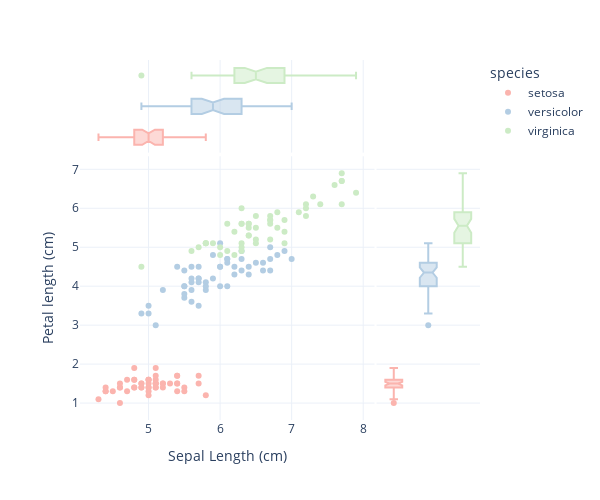
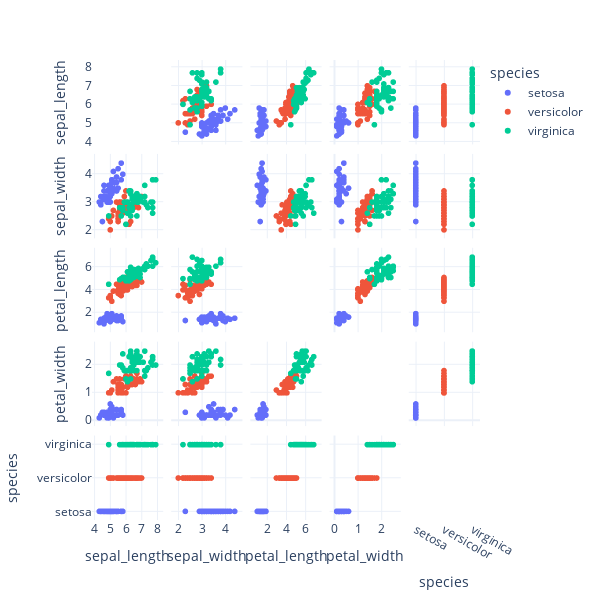
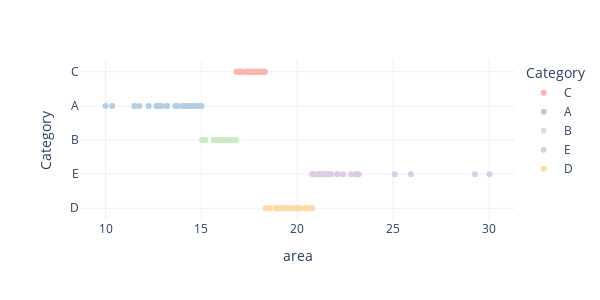
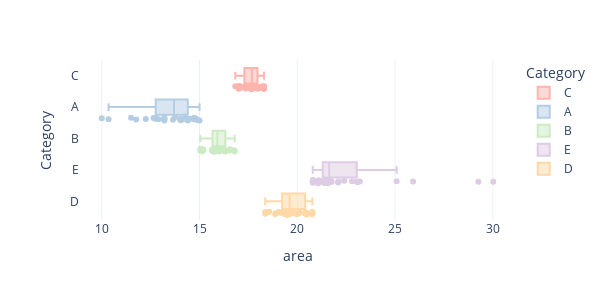

The notebook cell these images were saved under, in order:
### Code cell
# 导入包
import seaborn as sns
import pandas as pd
import plotly.express as px
# 使用Seaborn加载鸢尾花数据集
df = sns.load_dataset("iris")
# 用plotly绘制散点图， 边缘为箱型图， 分类为 species
fig = px.scatter(df, x = 'sepal_length', y = 'petal_length',
color = 'species',
marginal_x = 'box',marginal_y = 'box',
width=600, height=500, template = "plotly_white",
color_discrete_sequence=px.colors.qualitative.Pastel1,
labels={"sepal_length": "Sepal Length (cm)",
"petal_length": "Petal length (cm)"})
fig.show()


# 绘制成对散点图
fig = px.scatter_matrix(df,
dimensions=["sepal_length", "sepal_width",
"petal_length", "petal_width",
"species"],
template = "plotly_white",
color = 'species', width = 600, height = 600)
fig.update_traces(diagonal_visible=False)
fig.show()

# 用 花萼长度 * 花萼宽度 代表花萼面积
df['area'] = df['sepal_length'] * df['sepal_width']
# 用花萼面积大小将样本等分为数量 (大致) 相等的5个区间
df['Category'] = pd.qcut(df['area'], 5,
labels = ['A','B','C','D','E'])
# 按区间汇总 (最小值， 最大值， 均值， 标准差）
list_stats = ['min', 'max', 'mean', 'median', 'std']
stats_by_area = df.groupby('Category')['area'].agg(list_stats)
# 计算极差， 最大值 - 最小值
stats_by_area['Range'] = stats_by_area['max'] - stats_by_area['min']
# 每个区间的样本数量； 还可以在list_stats中加 'count'
stats_by_area['Number'] = df['Category'].value_counts()
# 将结果存为 CSV
stats_by_area.to_csv('stats_by_area.csv')

# 用Plotly绘制散点图， 维度为面积， 分类为Category
fig = px.scatter(df, x = 'area', y = 'Category',
color = 'Category',
template = "plotly_white",
width=600, height=300,
color_discrete_sequence=px.colors.qualitative.Pastel1)
fig.show()
# 用Plotly绘制箱型图， 维度为面积， 分类为Category
fig = px.box(df, x = 'area', y = 'Category',
color = 'Category', points="all",
template = "plotly_white",
width=600, height=300,
color_discrete_sequence=px.colors.qualitative.Pastel1)
fig.show()

# 花萼长度的箱型图， 考虑'Category'分类
fig = px.box(df, x = 'sepal_length', y = 'Category',
color = 'Category', points="all",
template = "plotly_white",
width=600, height=300,
category_orders={"Category": ["A", "B", "C", "D", "E"]},
color_discrete_sequence=px.colors.qualitative.Pastel1,
labels={"sepal_length": "Sepal Length (cm)"})
fig.show()
# 用plotly绘制散点图， 边缘为箱型图， 分类为 Category
fig = px.scatter(df, x = 'sepal_length', y = 'petal_length',
color = 'Category', marginal_x = 'box',
marginal_y = 'box', template = "plotly_white",
width=600, height=500,
color_discrete_sequence=px.colors.qualitative.Pastel1,
labels={"sepal_length": "Sepal Length (cm)",
"petal_length": "Petal length (cm)"})
fig.show()

# 从Category和species两个维度切割鸢尾花数据， 结果为二维频率
freq_matrix = pd.crosstab(index = df['Category'],
columns = df['species'])
# 可视化二元频率数组
fig = px.imshow(freq_matrix, text_auto=True)
fig.show()
# 从Category和species两个维度切割鸢尾花数据， 结果为二维概率
prob_matrix = pd.crosstab(index = df['Category'],
columns = df['species'],
normalize = 'all')
# 可视化二元概率数组
fig = px.imshow(prob_matrix, text_auto='.3f')
fig.show()

# 绘制二维直方热图 + 边缘直方图， 计数
fig = px.density_heatmap(df, x = 'species', y = 'Category',
category_orders={"Category":
["A", "B", "C", "D", "E"]},
marginal_x="histogram", marginal_y="histogram",
text_auto = True, width = 400, height = 500)
fig.show()
# 绘制二维直方热图 + 边缘直方图， 概率
fig = px.density_heatmap(df, x = 'species', y = 'Category',
category_orders={"Category":
["A", "B", "C", "D", "E"]},
marginal_x="histogram", marginal_y="histogram",
histnorm = 'probability',
text_auto='.3f', width = 400, height = 500)
fig.show()

# 绘制频率热图， 子图布置
fig = px.density_heatmap(df,
x="sepal_length",
y="sepal_width",
facet_row="Category",
facet_col="species",
width = 500,
height = 800,
text_auto=True)
fig.show()


# 计算 Category 分类比例
ctg_percent = df['Category'].value_counts(normalize=True)
ctg_percent = pd.DataFrame({'Category':ctg_percent.index,
'Percent':ctg_percent.values})
# 用柱状图展示 Category 分类比例
fig = px.bar(ctg_percent,
x="Percent", y="Category",
category_orders={"Category": ["A", "B", "C", "D", "E"]},
color = "Percent", orientation='h',
text_auto = '.3f')
fig.show()
# 用饼图可视化 Category 百分比
fig = px.pie(ctg_percent,
category_orders={"Category": ["A", "B", "C", "D", "E"]},
color_discrete_sequence=px.colors.qualitative.Pastel1,
values='Percent', names='Category')
fig.update_traces(hole=.68)
fig.show()

# 计算 species 分类比例
species_percent = df['species'].value_counts(normalize=True)
species_percent = pd.DataFrame({'species':species_percent.index,
'Ratio':species_percent.values})
# 用柱状图可视化 species 分类比例
fig = px.bar(species_percent,
x="Ratio", y="species",
category_orders={"species":
["setosa", "versicolor", "virginica"]},
color_discrete_sequence=px.colors.qualitative.Pastel1,
color = "species", orientation='h',
text_auto = '.3f')
fig.show()
# 用饼图可视化 species 分类百分比
fig = px.pie(species_percent,
category_orders={"species":
["setosa", "versicolor", "virginica"]},
color_discrete_sequence=px.colors.qualitative.Pastel1,
values='Ratio', names='species')
fig.update_traces(hole=.68)
fig.show()

# 对 Category 比例值在 species 维度上钻取
fig = px.bar(prob_matrix,
template = "plotly_white",orientation = 'h',
color_discrete_sequence=px.colors.qualitative.Pastel1,
width=600, height=300, text_auto = '.2f')
fig.show()
# 对 species 比例值在 Category 维度上钻取
fig = px.bar(prob_matrix.T,
template = "plotly_white",orientation = 'h',
color_discrete_sequence=px.colors.qualitative.Pastel1,
width=600, height=300, text_auto = '.2f')
fig.show()

# 计算Category中species的相对比例
ratio_species_in_category = pd.crosstab(index = df['Category'],
columns = df['species'],
normalize = 'index')
# 可视化
fig = px.bar(ratio_species_in_category,
template = "plotly_white",orientation = 'h',
color_discrete_sequence=px.colors.qualitative.Pastel1,
width=600, height=300, text_auto = '.2f')
fig.show()
# 计算species中Category的相对比例
ratio_category_in_species = pd.crosstab(index = df['species'],
columns = df['Category'],
normalize = 'index')
# 可视化
fig = px.bar(ratio_category_in_species,
template = "plotly_white",orientation = 'h',
color_discrete_sequence=px.colors.qualitative.Pastel1,
width=600, height=300, text_auto = '.2f')
fig.show()


# 将概率值 (比例值) stack 起来
prob_matrix_stacked = prob_matrix.stack().reset_index().rename(
columns={0: "Ratio"})
# 用太阳爆炸图进行钻取， 先 species， 再 Category
fig = px.sunburst(prob_matrix_stacked,
path=['species', 'Category'],
values='Ratio', color='Ratio',
width = 600, height = 600)
fig.show()
# 用太阳爆炸图进行钻取， 先 Category， 再 species
fig = px.sunburst(prob_matrix_stacked,
path=['Category', 'species'],
values='Ratio', color='Ratio',
width = 600, height = 600)
fig.show()

# 再增加一层钻取维度
# 设置标签
labels = ["{0} - {1} cm".format(i, i+1) for i in range(4, 8)]
# 用pandas.cut() 划分区间
df["sepal_length_bins"] = pd.cut(df.sepal_length, range(4, 9),
right=False, labels=labels)
# 计算频数
sepal_length_bins_counts = df["sepal_length_bins"].value_counts()
sepal_length_bins_counts = pd.DataFrame({
'sepal_length_bins':sepal_length_bins_counts.index,
'Count':sepal_length_bins_counts.values})
# 可视化第三维度样本计数
fig = px.bar(sepal_length_bins_counts,
x = 'Count', y = 'sepal_length_bins',
orientation = 'h', text_auto=True)
fig.show()
# 可视化第三维度样本百分比
fig = px.pie(sepal_length_bins_counts,
color_discrete_sequence=px.colors.qualitative.Pastel1,
values='Count', names='sepal_length_bins')
fig.update_traces(hole=.68)
fig.show()

# 计算三个维度转取的比例 (概率） 值
dims = ['species','Category','sepal_length_bins']
prob_matrix_by_3 = df.groupby(dims)['sepal_length'].apply(
lambda x: x.count()/len(df))
prob_matrix_by_3 = prob_matrix_by_3.reset_index()
prob_matrix_by_3.rename(columns = {'sepal_length':'Ratio'},
inplace = True)
# 用太阳爆炸图进行钻取， 先 Category， 再 species， 最后sepal_length_bins
fig = px.sunburst(prob_matrix_by_3,
path=dims,
values='Ratio',
width = 600, height = 600)
fig.show()

# 交叉计数， 计数
count_matrix = pd.crosstab(index = [df.species, df.Category],
columns = df.sepal_length_bins,
values=df.petal_length, aggfunc='count')
count_matrix = count_matrix.stack().reset_index()
count_matrix.rename(columns = {0:'count'}, inplace = True)
count_matrix = count_matrix[count_matrix['count'] != 0]
# 删除 'count' 列值为0的行
# 冰柱图
fig = px.icicle(count_matrix,
path=[px.Constant("all"),
'species', 'Category', 'sepal_length_bins'],
values = 'count',
color_continuous_scale='Blues',
color = 'count',
width = 600, height = 800)
fig.show()

# 矩形树形图
fig = px.treemap(count_matrix,
path=[px.Constant("all"),
'species', 'Category', 'sepal_length_bins'],
values = 'count',
color_continuous_scale='Blues',
color = 'count',
width = 600, height = 800)
fig.show()

# 分别计算每个子类 (species) petal_length均值
petal_length_mean_by_species = df.groupby([
'species'])['petal_length'].mean().reset_index()
fig = px.bar(petal_length_mean_by_species,
x = 'petal_length', y = 'species',
color = 'species',
color_discrete_sequence=px.colors.qualitative.Pastel1,
width=600, height=300,
text_auto = '.2f', orientation = 'h',
template = "plotly_white")
fig.show()

# 分别计算每个子类 (x Category y species) petal_length均值
petal_length_mean_by_species_ctgr = df.groupby([
'Category', 'species'])['petal_length'].mean().reset_index()
# 另外一种计算方法
# 创建交叉指标， 计算petal_length平均值
# 行： species； 列： Category
pd.crosstab(index = df.species, columns = df.Category,
values=df.petal_length, aggfunc='mean')
# 可视化petal_length均值， 先species分类再Category分类
fig = px.bar(petal_length_mean_by_species_ctgr,
x = 'petal_length', y = 'species',
color = 'Category', barmode = 'group',
text_auto = '.2f', orientation = 'h',
width=600, height=600,
color_discrete_sequence=px.colors.qualitative.Pastel1,
template = "plotly_white")
fig.show()

# 分别计算每个子类 (Category) petal_length均值
petal_length_mean_by_ctgr = df.groupby([
'Category'])['petal_length'].mean().reset_index()
fig = px.bar(petal_length_mean_by_ctgr,
x = 'petal_length', y = 'Category',
color = 'Category',
color_discrete_sequence=px.colors.qualitative.Pastel1,
width=600, height=300,
text_auto = '.2f', orientation = 'h',
template = "plotly_white")
fig.show()

# 绘制水平分组柱状图
fig = px.bar(petal_length_mean_by_species_ctgr,
x = 'petal_length', y = 'Category',
color = 'species', barmode = 'group',
color_discrete_sequence=px.colors.qualitative.Pastel1,
width=600, height=600,
text_auto = '.2f', orientation = 'h',
template = "plotly_white")
fig.show()

### Figure 1 — Plotly figure (JSON) as saved in the notebook; plotly's stock layout.template omitted (floating-point values rounded to 4 significant figures)
{"data": [{"hovertemplate": "species=setosa<br>Sepal Length (cm)=%{x}<br>Petal length (cm)=%{y}<extra></extra>", "legendgroup": "setosa", "marker": {"color": "rgb(251,180,174)", "symbol": "circle"}, "mode": "markers", "name": "setosa", "orientation": "v", "showlegend": true, "type": "scatter", "x": [5.1, 4.9, 4.7, 4.6, 5, 5.4, 4.6, 5, 4.4, 4.9, 5.4, 4.8, 4.8, 4.3, 5.8, 5.7, 5.4, 5.1, 5.7, 5.1, 5.4, 5.1, 4.6, 5.1, 4.8, 5, 5, 5.2, 5.2, 4.7, 4.8, 5.4, 5.2, 5.5, 4.9, 5, 5.5, 4.9, 4.4, 5.1, 5, 4.5, 4.4, 5, 5.1, 4.8, 5.1, 4.6, 5.3, 5], "xaxis": "x", "y": [1.4, 1.4, 1.3, 1.5, 1.4, 1.7, 1.4, 1.5, 1.4, 1.5, 1.5, 1.6, 1.4, 1.1, 1.2, 1.5, 1.3, 1.4, 1.7, 1.5, 1.7, 1.5, 1, 1.7, 1.9, 1.6, 1.6, 1.5, 1.4, 1.6, 1.6, 1.5, 1.5, 1.4, 1.5, 1.2, 1.3, 1.4, 1.3, 1.5, 1.3, 1.3, 1.3, 1.6, 1.9, 1.4, 1.6, 1.4, 1.5, 1.4], "yaxis": "y"}, {"alignmentgroup": "True", "hovertemplate": "species=setosa<br>Sepal Length (cm)=%{x}<extra></extra>", "legendgroup": "setosa", "marker": {"color": "rgb(251,180,174)", "symbol": "circle"}, "name": "setosa", "notched": true, "offsetgroup": "setosa", "showlegend": false, "type": "box", "x": [5.1, 4.9, 4.7, 4.6, 5, 5.4, 4.6, 5, 4.4, 4.9, 5.4, 4.8, 4.8, 4.3, 5.8, 5.7, 5.4, 5.1, 5.7, 5.1, 5.4, 5.1, 4.6, 5.1, 4.8, 5, 5, 5.2, 5.2, 4.7, 4.8, 5.4, 5.2, 5.5, 4.9, 5, 5.5, 4.9, 4.4, 5.1, 5, 4.5, 4.4, 5, 5.1, 4.8, 5.1, 4.6, 5.3, 5], "xaxis": "x3", "yaxis": "y3"}, {"alignmentgroup": "True", "hovertemplate": "species=setosa<br>Petal length (cm)=%{y}<extra></extra>", "legendgroup": "setosa", "marker": {"color": "rgb(251,180,174)", "symbol": "circle"}, "name": "setosa", "notched": true, "offsetgroup": "setosa", "showlegend": false, "type": "box", "xaxis": "x2", "y": [1.4, 1.4, 1.3, 1.5, 1.4, 1.7, 1.4, 1.5, 1.4, 1.5, 1.5, 1.6, 1.4, 1.1, 1.2, 1.5, 1.3, 1.4, 1.7, 1.5, 1.7, 1.5, 1, 1.7, 1.9, 1.6, 1.6, 1.5, 1.4, 1.6, 1.6, 1.5, 1.5, 1.4, 1.5, 1.2, 1.3, 1.4, 1.3, 1.5, 1.3, 1.3, 1.3, 1.6, 1.9, 1.4, 1.6, 1.4, 1.5, 1.4], "yaxis": "y2"}, {"hovertemplate": "species=versicolor<br>Sepal Length (cm)=%{x}<br>Petal length (cm)=%{y}<extra></extra>", "legendgroup": "versicolor", "marker": {"color": "rgb(179,205,227)", "symbol": "circle"}, "mode": "markers", "name": "versicolor", "orientation": "v", "showlegend": true, "type": "scatter", "x": [7, 6.4, 6.9, 5.5, 6.5, 5.7, 6.3, 4.9, 6.6, 5.2, 5, 5.9, 6, 6.1, 5.6, 6.7, 5.6, 5.8, 6.2, 5.6, 5.9, 6.1, 6.3, 6.1, 6.4, 6.6, 6.8, 6.7, 6, 5.7, 5.5, 5.5, 5.8, 6, 5.4, 6, 6.7, 6.3, 5.6, 5.5, 5.5, 6.1, 5.8, 5, 5.6, 5.7, 5.7, 6.2, 5.1, 5.7], "xaxis": "x", "y": [4.7, 4.5, 4.9, 4, 4.6, 4.5, 4.7, 3.3, 4.6, 3.9, 3.5, 4.2, 4, 4.7, 3.6, 4.4, 4.5, 4.1, 4.5, 3.9, 4.8, 4, 4.9, 4.7, 4.3, 4.4, 4.8, 5, 4.5, 3.5, 3.8, 3.7, 3.9, 5.1, 4.5, 4.5, 4.7, 4.4, 4.1, 4, 4.4, 4.6, 4, 3.3, 4.2, 4.2, 4.2, 4.3, 3, 4.1], "yaxis": "y"}, {"alignmentgroup": "True", "hovertemplate": "species=versicolor<br>Sepal Length (cm)=%{x}<extra></extra>", "legendgroup": "versicolor", "marker": {"color": "rgb(179,205,227)", "symbol": "circle"}, "name": "versicolor", "notched": true, "offsetgroup": "versicolor", "showlegend": false, "type": "box", "x": [7, 6.4, 6.9, 5.5, 6.5, 5.7, 6.3, 4.9, 6.6, 5.2, 5, 5.9, 6, 6.1, 5.6, 6.7, 5.6, 5.8, 6.2, 5.6, 5.9, 6.1, 6.3, 6.1, 6.4, 6.6, 6.8, 6.7, 6, 5.7, 5.5, 5.5, 5.8, 6, 5.4, 6, 6.7, 6.3, 5.6, 5.5, 5.5, 6.1, 5.8, 5, 5.6, 5.7, 5.7, 6.2, 5.1, 5.7], "xaxis": "x3", "yaxis": "y3"}, {"alignmentgroup": "True", "hovertemplate": "species=versicolor<br>Petal length (cm)=%{y}<extra></extra>", "legendgroup": "versicolor", "marker": {"color": "rgb(179,205,227)", "symbol": "circle"}, "name": "versicolor", "notched": true, "offsetgroup": "versicolor", "showlegend": false, "type": "box", "xaxis": "x2", "y": [4.7, 4.5, 4.9, 4, 4.6, 4.5, 4.7, 3.3, 4.6, 3.9, 3.5, 4.2, 4, 4.7, 3.6, 4.4, 4.5, 4.1, 4.5, 3.9, 4.8, 4, 4.9, 4.7, 4.3, 4.4, 4.8, 5, 4.5, 3.5, 3.8, 3.7, 3.9, 5.1, 4.5, 4.5, 4.7, 4.4, 4.1, 4, 4.4, 4.6, 4, 3.3, 4.2, 4.2, 4.2, 4.3, 3, 4.1], "yaxis": "y2"}, {"hovertemplate": "species=virginica<br>Sepal Length (cm)=%{x}<br>Petal length (cm)=%{y}<extra></extra>", "legendgroup": "virginica", "marker": {"color": "rgb(204,235,197)", "symbol": "circle"}, "mode": "markers", "name": "virginica", "orientation": "v", "showlegend": true, "type": "scatter", "x": [6.3, 5.8, 7.1, 6.3, 6.5, 7.6, 4.9, 7.3, 6.7, 7.2, 6.5, 6.4, 6.8, 5.7, 5.8, 6.4, 6.5, 7.7, 7.7, 6, 6.9, 5.6, 7.7, 6.3, 6.7, 7.2, 6.2, 6.1, 6.4, 7.2, 7.4, 7.9, 6.4, 6.3, 6.1, 7.7, 6.3, 6.4, 6, 6.9, 6.7, 6.9, 5.8, 6.8, 6.7, 6.7, 6.3, 6.5, 6.2, 5.9], "xaxis": "x", "y": [6, 5.1, 5.9, 5.6, 5.8, 6.6, 4.5, 6.3, 5.8, 6.1, 5.1, 5.3, 5.5, 5, 5.1, 5.3, 5.5, 6.7, 6.9, 5, 5.7, 4.9, 6.7, 4.9, 5.7, 6, 4.8, 4.9, 5.6, 5.8, 6.1, 6.4, 5.6, 5.1, 5.6, 6.1, 5.6, 5.5, 4.8, 5.4, 5.6, 5.1, 5.1, 5.9, 5.7, 5.2, 5, 5.2, 5.4, 5.1], "yaxis": "y"}, {"alignmentgroup": "True", "hovertemplate": "species=virginica<br>Sepal Length (cm)=%{x}<extra></extra>", "legendgroup": "virginica", "marker": {"color": "rgb(204,235,197)", "symbol": "circle"}, "name": "virginica", "notched": true, "offsetgroup": "virginica", "showlegend": false, "type": "box", "x": [6.3, 5.8, 7.1, 6.3, 6.5, 7.6, 4.9, 7.3, 6.7, 7.2, 6.5, 6.4, 6.8, 5.7, 5.8, 6.4, 6.5, 7.7, 7.7, 6, 6.9, 5.6, 7.7, 6.3, 6.7, 7.2, 6.2, 6.1, 6.4, 7.2, 7.4, 7.9, 6.4, 6.3, 6.1, 7.7, 6.3, 6.4, 6, 6.9, 6.7, 6.9, 5.8, 6.8, 6.7, 6.7, 6.3, 6.5, 6.2, 5.9], "xaxis": "x3", "yaxis": "y3"}, {"alignmentgroup": "True", "hovertemplate": "species=virginica<br>Petal length (cm)=%{y}<extra></extra>", "legendgroup": "virginica", "marker": {"color": "rgb(204,235,197)", "symbol": "circle"}, "name": "virginica", "notched": true, "offsetgroup": "virginica", "showlegend": false, "type": "box", "xaxis": "x2", "y": [6, 5.1, 5.9, 5.6, 5.8, 6.6, 4.5, 6.3, 5.8, 6.1, 5.1, 5.3, 5.5, 5, 5.1, 5.3, 5.5, 6.7, 6.9, 5, 5.7, 4.9, 6.7, 4.9, 5.7, 6, 4.8, 4.9, 5.6, 5.8, 6.1, 6.4, 5.6, 5.1, 5.6, 6.1, 5.6, 5.5, 4.8, 5.4, 5.6, 5.1, 5.1, 5.9, 5.7, 5.2, 5, 5.2, 5.4, 5.1], "yaxis": "y2"}], "layout": {"height": 500, "legend": {"title": {"text": "species"}, "tracegroupgap": 0}, "margin": {"t": 60}, "width": 600, "xaxis": {"anchor": "y", "domain": [0, 0.7363], "title": {"text": "Sepal Length (cm)"}}, "xaxis2": {"anchor": "y2", "domain": [0.7413, 1], "matches": "x2", "showgrid": false, "showline": false, "showticklabels": false, "ticks": ""}, "xaxis3": {"anchor": "y3", "domain": [0, 0.7363], "matches": "x", "showgrid": true, "showticklabels": false}, "xaxis4": {"anchor": "y4", "domain": [0.7413, 1], "matches": "x2", "showgrid": false, "showline": false, "showticklabels": false, "ticks": ""}, "yaxis": {"anchor": "x", "domain": [0, 0.7326], "title": {"text": "Petal length (cm)"}}, "yaxis2": {"anchor": "x2", "domain": [0, 0.7326], "matches": "y", "showgrid": true, "showticklabels": false}, "yaxis3": {"anchor": "x3", "domain": [0.7426, 1], "matches": "y3", "showgrid": false, "showline": false, "showticklabels": false, "ticks": ""}, "yaxis4": {"anchor": "x4", "domain": [0.7426, 1], "matches": "y3", "showgrid": true, "showline": false, "showticklabels": false, "ticks": ""}}}

### Figure 2 — Plotly figure (JSON) as saved in the notebook; plotly's stock layout.template omitted (floating-point values rounded to 4 significant figures)
{"data": [{"diagonal": {"visible": false}, "dimensions": [{"axis": {"matches": true}, "label": "sepal_length", "values": [5.1, 4.9, 4.7, 4.6, 5, 5.4, 4.6, 5, 4.4, 4.9, 5.4, 4.8, 4.8, 4.3, 5.8, 5.7, 5.4, 5.1, 5.7, 5.1, 5.4, 5.1, 4.6, 5.1, 4.8, 5, 5, 5.2, 5.2, 4.7, 4.8, 5.4, 5.2, 5.5, 4.9, 5, 5.5, 4.9, 4.4, 5.1, 5, 4.5, 4.4, 5, 5.1, 4.8, 5.1, 4.6, 5.3, 5]}, {"axis": {"matches": true}, "label": "sepal_width", "values": [3.5, 3, 3.2, 3.1, 3.6, 3.9, 3.4, 3.4, 2.9, 3.1, 3.7, 3.4, 3, 3, 4, 4.4, 3.9, 3.5, 3.8, 3.8, 3.4, 3.7, 3.6, 3.3, 3.4, 3, 3.4, 3.5, 3.4, 3.2, 3.1, 3.4, 4.1, 4.2, 3.1, 3.2, 3.5, 3.6, 3, 3.4, 3.5, 2.3, 3.2, 3.5, 3.8, 3, 3.8, 3.2, 3.7, 3.3]}, {"axis": {"matches": true}, "label": "petal_length", "values": [1.4, 1.4, 1.3, 1.5, 1.4, 1.7, 1.4, 1.5, 1.4, 1.5, 1.5, 1.6, 1.4, 1.1, 1.2, 1.5, 1.3, 1.4, 1.7, 1.5, 1.7, 1.5, 1, 1.7, 1.9, 1.6, 1.6, 1.5, 1.4, 1.6, 1.6, 1.5, 1.5, 1.4, 1.5, 1.2, 1.3, 1.4, 1.3, 1.5, 1.3, 1.3, 1.3, 1.6, 1.9, 1.4, 1.6, 1.4, 1.5, 1.4]}, {"axis": {"matches": true}, "label": "petal_width", "values": [0.2, 0.2, 0.2, 0.2, 0.2, 0.4, 0.3, 0.2, 0.2, 0.1, 0.2, 0.2, 0.1, 0.1, 0.2, 0.4, 0.4, 0.3, 0.3, 0.3, 0.2, 0.4, 0.2, 0.5, 0.2, 0.2, 0.4, 0.2, 0.2, 0.2, 0.2, 0.4, 0.1, 0.2, 0.2, 0.2, 0.2, 0.1, 0.2, 0.2, 0.3, 0.3, 0.2, 0.6, 0.4, 0.3, 0.2, 0.2, 0.2, 0.2]}, {"axis": {"matches": true}, "label": "species", "values": ["setosa", "setosa", "setosa", "setosa", "setosa", "setosa", "setosa", "setosa", "setosa", "setosa", "setosa", "setosa", "setosa", "setosa", "setosa", "setosa", "setosa", "setosa", "setosa", "setosa", "setosa", "setosa", "setosa", "setosa", "setosa", "setosa", "setosa", "setosa", "setosa", "setosa", "setosa", "setosa", "setosa", "setosa", "setosa", "setosa", "setosa", "setosa", "setosa", "setosa", "setosa", "setosa", "setosa", "setosa", "setosa", "setosa", "setosa", "setosa", "setosa", "setosa"]}], "hovertemplate": "species=setosa<br>%{xaxis.title.text}=%{x}<br>%{yaxis.title.text}=%{y}<extra></extra>", "legendgroup": "setosa", "marker": {"color": "#636efa", "symbol": "circle"}, "name": "setosa", "showlegend": true, "type": "splom"}, {"diagonal": {"visible": false}, "dimensions": [{"axis": {"matches": true}, "label": "sepal_length", "values": [7, 6.4, 6.9, 5.5, 6.5, 5.7, 6.3, 4.9, 6.6, 5.2, 5, 5.9, 6, 6.1, 5.6, 6.7, 5.6, 5.8, 6.2, 5.6, 5.9, 6.1, 6.3, 6.1, 6.4, 6.6, 6.8, 6.7, 6, 5.7, 5.5, 5.5, 5.8, 6, 5.4, 6, 6.7, 6.3, 5.6, 5.5, 5.5, 6.1, 5.8, 5, 5.6, 5.7, 5.7, 6.2, 5.1, 5.7]}, {"axis": {"matches": true}, "label": "sepal_width", "values": [3.2, 3.2, 3.1, 2.3, 2.8, 2.8, 3.3, 2.4, 2.9, 2.7, 2, 3, 2.2, 2.9, 2.9, 3.1, 3, 2.7, 2.2, 2.5, 3.2, 2.8, 2.5, 2.8, 2.9, 3, 2.8, 3, 2.9, 2.6, 2.4, 2.4, 2.7, 2.7, 3, 3.4, 3.1, 2.3, 3, 2.5, 2.6, 3, 2.6, 2.3, 2.7, 3, 2.9, 2.9, 2.5, 2.8]}, {"axis": {"matches": true}, "label": "petal_length", "values": [4.7, 4.5, 4.9, 4, 4.6, 4.5, 4.7, 3.3, 4.6, 3.9, 3.5, 4.2, 4, 4.7, 3.6, 4.4, 4.5, 4.1, 4.5, 3.9, 4.8, 4, 4.9, 4.7, 4.3, 4.4, 4.8, 5, 4.5, 3.5, 3.8, 3.7, 3.9, 5.1, 4.5, 4.5, 4.7, 4.4, 4.1, 4, 4.4, 4.6, 4, 3.3, 4.2, 4.2, 4.2, 4.3, 3, 4.1]}, {"axis": {"matches": true}, "label": "petal_width", "values": [1.4, 1.5, 1.5, 1.3, 1.5, 1.3, 1.6, 1, 1.3, 1.4, 1, 1.5, 1, 1.4, 1.3, 1.4, 1.5, 1, 1.5, 1.1, 1.8, 1.3, 1.5, 1.2, 1.3, 1.4, 1.4, 1.7, 1.5, 1, 1.1, 1, 1.2, 1.6, 1.5, 1.6, 1.5, 1.3, 1.3, 1.3, 1.2, 1.4, 1.2, 1, 1.3, 1.2, 1.3, 1.3, 1.1, 1.3]}, {"axis": {"matches": true}, "label": "species", "values": ["versicolor", "versicolor", "versicolor", "versicolor", "versicolor", "versicolor", "versicolor", "versicolor", "versicolor", "versicolor", "versicolor", "versicolor", "versicolor", "versicolor", "versicolor", "versicolor", "versicolor", "versicolor", "versicolor", "versicolor", "versicolor", "versicolor", "versicolor", "versicolor", "versicolor", "versicolor", "versicolor", "versicolor", "versicolor", "versicolor", "versicolor", "versicolor", "versicolor", "versicolor", "versicolor", "versicolor", "versicolor", "versicolor", "versicolor", "versicolor", "versicolor", "versicolor", "versicolor", "versicolor", "versicolor", "versicolor", "versicolor", "versicolor", "versicolor", "versicolor"]}], "hovertemplate": "species=versicolor<br>%{xaxis.title.text}=%{x}<br>%{yaxis.title.text}=%{y}<extra></extra>", "legendgroup": "versicolor", "marker": {"color": "#EF553B", "symbol": "circle"}, "name": "versicolor", "showlegend": true, "type": "splom"}, {"diagonal": {"visible": false}, "dimensions": [{"axis": {"matches": true}, "label": "sepal_length", "values": [6.3, 5.8, 7.1, 6.3, 6.5, 7.6, 4.9, 7.3, 6.7, 7.2, 6.5, 6.4, 6.8, 5.7, 5.8, 6.4, 6.5, 7.7, 7.7, 6, 6.9, 5.6, 7.7, 6.3, 6.7, 7.2, 6.2, 6.1, 6.4, 7.2, 7.4, 7.9, 6.4, 6.3, 6.1, 7.7, 6.3, 6.4, 6, 6.9, 6.7, 6.9, 5.8, 6.8, 6.7, 6.7, 6.3, 6.5, 6.2, 5.9]}, {"axis": {"matches": true}, "label": "sepal_width", "values": [3.3, 2.7, 3, 2.9, 3, 3, 2.5, 2.9, 2.5, 3.6, 3.2, 2.7, 3, 2.5, 2.8, 3.2, 3, 3.8, 2.6, 2.2, 3.2, 2.8, 2.8, 2.7, 3.3, 3.2, 2.8, 3, 2.8, 3, 2.8, 3.8, 2.8, 2.8, 2.6, 3, 3.4, 3.1, 3, 3.1, 3.1, 3.1, 2.7, 3.2, 3.3, 3, 2.5, 3, 3.4, 3]}, {"axis": {"matches": true}, "label": "petal_length", "values": [6, 5.1, 5.9, 5.6, 5.8, 6.6, 4.5, 6.3, 5.8, 6.1, 5.1, 5.3, 5.5, 5, 5.1, 5.3, 5.5, 6.7, 6.9, 5, 5.7, 4.9, 6.7, 4.9, 5.7, 6, 4.8, 4.9, 5.6, 5.8, 6.1, 6.4, 5.6, 5.1, 5.6, 6.1, 5.6, 5.5, 4.8, 5.4, 5.6, 5.1, 5.1, 5.9, 5.7, 5.2, 5, 5.2, 5.4, 5.1]}, {"axis": {"matches": true}, "label": "petal_width", "values": [2.5, 1.9, 2.1, 1.8, 2.2, 2.1, 1.7, 1.8, 1.8, 2.5, 2, 1.9, 2.1, 2, 2.4, 2.3, 1.8, 2.2, 2.3, 1.5, 2.3, 2, 2, 1.8, 2.1, 1.8, 1.8, 1.8, 2.1, 1.6, 1.9, 2, 2.2, 1.5, 1.4, 2.3, 2.4, 1.8, 1.8, 2.1, 2.4, 2.3, 1.9, 2.3, 2.5, 2.3, 1.9, 2, 2.3, 1.8]}, {"axis": {"matches": true}, "label": "species", "values": ["virginica", "virginica", "virginica", "virginica", "virginica", "virginica", "virginica", "virginica", "virginica", "virginica", "virginica", "virginica", "virginica", "virginica", "virginica", "virginica", "virginica", "virginica", "virginica", "virginica", "virginica", "virginica", "virginica", "virginica", "virginica", "virginica", "virginica", "virginica", "virginica", "virginica", "virginica", "virginica", "virginica", "virginica", "virginica", "virginica", "virginica", "virginica", "virginica", "virginica", "virginica", "virginica", "virginica", "virginica", "virginica", "virginica", "virginica", "virginica", "virginica", "virginica"]}], "hovertemplate": "species=virginica<br>%{xaxis.title.text}=%{x}<br>%{yaxis.title.text}=%{y}<extra></extra>", "legendgroup": "virginica", "marker": {"color": "#00cc96", "symbol": "circle"}, "name": "virginica", "showlegend": true, "type": "splom"}], "layout": {"dragmode": "select", "height": 600, "legend": {"title": {"text": "species"}, "tracegroupgap": 0}, "margin": {"t": 60}, "width": 600}}

### Figure 3 — Plotly figure (JSON) as saved in the notebook; plotly's stock layout.template omitted (floating-point values rounded to 4 significant figures)
{"data": [{"hovertemplate": "Category=%{y}<br>area=%{x}<extra></extra>", "legendgroup": "C", "marker": {"color": "rgb(251,180,174)", "symbol": "circle"}, "mode": "markers", "name": "C", "orientation": "h", "showlegend": true, "type": "scatter", "x": [17.85, 18, 17, 17.85, 16.83, 17, 18.2, 17.68, 17.64, 17.34, 17.5, 17.5, 18.2, 17.7, 17.69, 17.08, 17.08, 17.4, 18.3, 17.1, 17.98, 18.27, 17.28, 17.01, 17.36, 18.3, 17.92, 17.92, 17.64, 18, 17.7], "xaxis": "x", "y": ["C", "C", "C", "C", "C", "C", "C", "C", "C", "C", "C", "C", "C", "C", "C", "C", "C", "C", "C", "C", "C", "C", "C", "C", "C", "C", "C", "C", "C", "C", "C"], "yaxis": "y"}, {"hovertemplate": "Category=%{y}<br>area=%{x}<extra></extra>", "legendgroup": "A", "marker": {"color": "rgb(179,205,227)", "symbol": "circle"}, "mode": "markers", "name": "A", "orientation": "h", "showlegend": true, "type": "scatter", "x": [14.7, 14.26, 12.76, 14.4, 12.9, 15, 14.88, 13.2, 10.35, 14.08, 14.4, 14.72, 12.65, 11.76, 14.04, 10, 13.2, 13.64, 14, 14.82, 13.2, 13.2, 14.49, 13.75, 14.3, 11.5, 12.75, 12.25, 14.25, 13.2], "xaxis": "x", "y": ["A", "A", "A", "A", "A", "A", "A", "A", "A", "A", "A", "A", "A", "A", "A", "A", "A", "A", "A", "A", "A", "A", "A", "A", "A", "A", "A", "A", "A", "A"], "yaxis": "y"}, {"hovertemplate": "Category=%{y}<br>area=%{x}<extra></extra>", "legendgroup": "B", "marker": {"color": "rgb(204,235,197)", "symbol": "circle"}, "mode": "markers", "name": "B", "orientation": "h", "showlegend": true, "type": "scatter", "x": [15.04, 15.64, 15.19, 16.32, 16.56, 16.32, 15.04, 15.19, 16, 16.5, 15.96, 16.24, 16.8, 15.66, 15.75, 15.66, 16.2, 16.2, 16.8, 15.08, 15.12, 16.53, 15.96, 15.66, 16.75, 16.24, 15.68, 15.86, 15.66, 15.75], "xaxis": "x", "y": ["B", "B", "B", "B", "B", "B", "B", "B", "B", "B", "B", "B", "B", "B", "B", "B", "B", "B", "B", "B", "B", "B", "B", "B", "B", "B", "B", "B", "B", "B"], "yaxis": "y"}, {"hovertemplate": "Category=%{y}<br>area=%{x}<extra></extra>", "legendgroup": "E", "marker": {"color": "rgb(222,203,228)", "symbol": "circle"}, "mode": "markers", "name": "E", "orientation": "h", "showlegend": true, "type": "scatter", "x": [21.06, 23.2, 25.08, 21.06, 21.66, 21.32, 23.1, 22.4, 21.39, 20.79, 20.79, 21.3, 22.8, 21.17, 25.92, 20.8, 29.26, 22.08, 21.56, 22.11, 23.04, 21.6, 30.02, 23.1, 21.42, 21.39, 21.39, 21.76, 22.11, 21.08], "xaxis": "x", "y": ["E", "E", "E", "E", "E", "E", "E", "E", "E", "E", "E", "E", "E", "E", "E", "E", "E", "E", "E", "E", "E", "E", "E", "E", "E", "E", "E", "E", "E", "E"], "yaxis": "y"}, {"hovertemplate": "Category=%{y}<br>area=%{x}<extra></extra>", "legendgroup": "D", "marker": {"color": "rgb(254,217,166)", "symbol": "circle"}, "mode": "markers", "name": "D", "orientation": "h", "showlegend": true, "type": "scatter", "x": [19.98, 19.38, 18.36, 18.87, 18.36, 19.25, 19.38, 19.38, 19.61, 20.48, 19.14, 20.77, 18.88, 18.56, 19.8, 19.04, 20.1, 20.4, 20.77, 19.5, 20.4, 20.48, 19.5, 20.02, 20.72, 19.84, 20.77, 20.1, 19.5], "xaxis": "x", "y": ["D", "D", "D", "D", "D", "D", "D", "D", "D", "D", "D", "D", "D", "D", "D", "D", "D", "D", "D", "D", "D", "D", "D", "D", "D", "D", "D", "D", "D"], "yaxis": "y"}], "layout": {"height": 300, "legend": {"title": {"text": "Category"}, "tracegroupgap": 0}, "margin": {"t": 60}, "width": 600, "xaxis": {"anchor": "y", "domain": [0, 1], "title": {"text": "area"}}, "yaxis": {"anchor": "x", "categoryarray": ["D", "E", "B", "A", "C"], "categoryorder": "array", "domain": [0, 1], "title": {"text": "Category"}}}}

### Figure 4 — Plotly figure (JSON) as saved in the notebook; plotly's stock layout.template omitted (floating-point values rounded to 4 significant figures)
{"data": [{"alignmentgroup": "True", "boxpoints": "all", "hovertemplate": "Category=%{y}<br>area=%{x}<extra></extra>", "legendgroup": "C", "marker": {"color": "rgb(251,180,174)"}, "name": "C", "notched": false, "offsetgroup": "C", "orientation": "h", "showlegend": true, "type": "box", "x": [17.85, 18, 17, 17.85, 16.83, 17, 18.2, 17.68, 17.64, 17.34, 17.5, 17.5, 18.2, 17.7, 17.69, 17.08, 17.08, 17.4, 18.3, 17.1, 17.98, 18.27, 17.28, 17.01, 17.36, 18.3, 17.92, 17.92, 17.64, 18, 17.7], "x0": " ", "xaxis": "x", "y": ["C", "C", "C", "C", "C", "C", "C", "C", "C", "C", "C", "C", "C", "C", "C", "C", "C", "C", "C", "C", "C", "C", "C", "C", "C", "C", "C", "C", "C", "C", "C"], "y0": " ", "yaxis": "y"}, {"alignmentgroup": "True", "boxpoints": "all", "hovertemplate": "Category=%{y}<br>area=%{x}<extra></extra>", "legendgroup": "A", "marker": {"color": "rgb(179,205,227)"}, "name": "A", "notched": false, "offsetgroup": "A", "orientation": "h", "showlegend": true, "type": "box", "x": [14.7, 14.26, 12.76, 14.4, 12.9, 15, 14.88, 13.2, 10.35, 14.08, 14.4, 14.72, 12.65, 11.76, 14.04, 10, 13.2, 13.64, 14, 14.82, 13.2, 13.2, 14.49, 13.75, 14.3, 11.5, 12.75, 12.25, 14.25, 13.2], "x0": " ", "xaxis": "x", "y": ["A", "A", "A", "A", "A", "A", "A", "A", "A", "A", "A", "A", "A", "A", "A", "A", "A", "A", "A", "A", "A", "A", "A", "A", "A", "A", "A", "A", "A", "A"], "y0": " ", "yaxis": "y"}, {"alignmentgroup": "True", "boxpoints": "all", "hovertemplate": "Category=%{y}<br>area=%{x}<extra></extra>", "legendgroup": "B", "marker": {"color": "rgb(204,235,197)"}, "name": "B", "notched": false, "offsetgroup": "B", "orientation": "h", "showlegend": true, "type": "box", "x": [15.04, 15.64, 15.19, 16.32, 16.56, 16.32, 15.04, 15.19, 16, 16.5, 15.96, 16.24, 16.8, 15.66, 15.75, 15.66, 16.2, 16.2, 16.8, 15.08, 15.12, 16.53, 15.96, 15.66, 16.75, 16.24, 15.68, 15.86, 15.66, 15.75], "x0": " ", "xaxis": "x", "y": ["B", "B", "B", "B", "B", "B", "B", "B", "B", "B", "B", "B", "B", "B", "B", "B", "B", "B", "B", "B", "B", "B", "B", "B", "B", "B", "B", "B", "B", "B"], "y0": " ", "yaxis": "y"}, {"alignmentgroup": "True", "boxpoints": "all", "hovertemplate": "Category=%{y}<br>area=%{x}<extra></extra>", "legendgroup": "E", "marker": {"color": "rgb(222,203,228)"}, "name": "E", "notched": false, "offsetgroup": "E", "orientation": "h", "showlegend": true, "type": "box", "x": [21.06, 23.2, 25.08, 21.06, 21.66, 21.32, 23.1, 22.4, 21.39, 20.79, 20.79, 21.3, 22.8, 21.17, 25.92, 20.8, 29.26, 22.08, 21.56, 22.11, 23.04, 21.6, 30.02, 23.1, 21.42, 21.39, 21.39, 21.76, 22.11, 21.08], "x0": " ", "xaxis": "x", "y": ["E", "E", "E", "E", "E", "E", "E", "E", "E", "E", "E", "E", "E", "E", "E", "E", "E", "E", "E", "E", "E", "E", "E", "E", "E", "E", "E", "E", "E", "E"], "y0": " ", "yaxis": "y"}, {"alignmentgroup": "True", "boxpoints": "all", "hovertemplate": "Category=%{y}<br>area=%{x}<extra></extra>", "legendgroup": "D", "marker": {"color": "rgb(254,217,166)"}, "name": "D", "notched": false, "offsetgroup": "D", "orientation": "h", "showlegend": true, "type": "box", "x": [19.98, 19.38, 18.36, 18.87, 18.36, 19.25, 19.38, 19.38, 19.61, 20.48, 19.14, 20.77, 18.88, 18.56, 19.8, 19.04, 20.1, 20.4, 20.77, 19.5, 20.4, 20.48, 19.5, 20.02, 20.72, 19.84, 20.77, 20.1, 19.5], "x0": " ", "xaxis": "x", "y": ["D", "D", "D", "D", "D", "D", "D", "D", "D", "D", "D", "D", "D", "D", "D", "D", "D", "D", "D", "D", "D", "D", "D", "D", "D", "D", "D", "D", "D"], "y0": " ", "yaxis": "y"}], "layout": {"boxmode": "overlay", "height": 300, "legend": {"title": {"text": "Category"}, "tracegroupgap": 0}, "margin": {"t": 60}, "width": 600, "xaxis": {"anchor": "y", "domain": [0, 1], "title": {"text": "area"}}, "yaxis": {"anchor": "x", "categoryarray": ["D", "E", "B", "A", "C"], "categoryorder": "array", "domain": [0, 1], "title": {"text": "Category"}}}}
